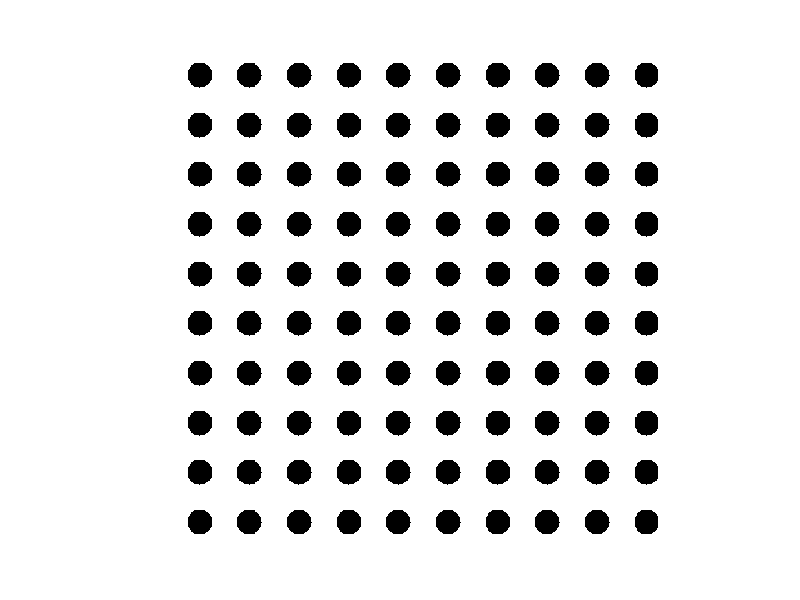

The MATLAB source for this figure: (Note: this script raises an error after producing the figure.)

npix = 512;
img_mat = ones(npix,npix);

% Holes are on a  500 nm pitch, and we scan 5 microns, so 10 holes.
% Thus, assuming the holes are half the pitch, each hole is 250 nm and the
% space between is 250 nm. Thus, 1/20th of the image width.
%
hole_width = npix/20
pitch = npix/10;

m_pitch = ceil(pitch);
n_hole = ceil(hole_width);

% First lets, create a prototype hole. Then we will insert it into the master
% image periodically.
sq = ones(n_hole,n_hole);
% circle radius
r = n_hole/2;
% center
xc = n_hole/2;
yc = n_hole/2;


for x_pt=1:n_hole
  for y_pt=1:n_hole
    
    rad_pt = sqrt( (x_pt - xc)^2 + (y_pt - yc)^2 );
    
    if rad_pt <= r
      sq(y_pt, x_pt) = 0; % make it black
    end
  end
end


figure(14);

imshow(sq, [0, 1])


x_start = 20;
y_start = 20;

figure(14); clf
imshow(img_mat, [0, 1])
x_lft = x_start;
while x_lft+n_hole < npix +n_hole
  y_tp = y_start;
  while y_tp+n_hole <= npix + n_hole
    img_mat(y_tp:y_tp+n_hole-1, x_lft:x_lft+n_hole-1) = sq;
    
    y_tp = y_tp + m_pitch;
%     imshow(img_mat, [0, 1])
%     drawnow();
%     pause
  end
  
  x_lft = x_lft + m_pitch;
  
end
img_mat = img_mat(1:npix, 1:npix);
figure(14); clf
imshow(img_mat, [0, 1])

%%
% Now, load some cs data. Use the pix_mask, and reconstruct.
init_paths();
img_size = '5microns';
hole_depth = (20);

% -------------------
fname = fullfile(PATHS.sysid, 'x-axis_sines_info_intsamps_zaxisFourierCoef_10-29-2018-01.mat');
models = load(fname);
G = -models.modelFit.G_zdir;
p = pole(G);
z = zero(G);
gg = zpk(z(end-1:end), p(1:2), 1, G.Ts);


chan_map = ChannelMap([1:5]);
cs_exp_data_name_s =...
  {'cs-traj-512pix-9perc-500nm-5mic-01Hz_250prescan_out_11-24-2018-01.csv',...
  'cs-traj-512pix-9perc-500nm-5mic-01Hz_250prescan_out_11-24-2018-02.csv',...
  'cs-traj-512pix-9perc-500nm-5mic-01Hz_250prescan_out_11-24-2018-03.csv'};

data_root = PATHS.cs_image_data(img_size, '11-24-2018');

cs_paths1 = get_cs_paths(data_root, cs_exp_data_name_s{1});
cs_exp1 = CsExp(cs_paths1, chan_map, AFM.Ts, hole_depth, gg);
cs_exp1.print_state_times();
fprintf('Total Imaging time: %.2f\n', cs_exp1.time_total)
cs_exp1.process_cs_data();
cs_exp1.solve_basis_pursuit();


cs_paths2 = get_cs_paths(data_root, cs_exp_data_name_s{2});
cs_exp2 = CsExp(cs_paths2, chan_map, AFM.Ts, hole_depth, gg);
cs_exp2.print_state_times();
fprintf('Total Imaging time: %.2f\n', cs_exp2.time_total)
cs_exp2.process_cs_data();
cs_exp2.solve_basis_pursuit();


cs_paths3 = get_cs_paths(data_root, cs_exp_data_name_s{3});
cs_exp3 = CsExp(cs_paths3, chan_map, AFM.Ts, hole_depth, gg);
cs_exp3.print_state_times();
fprintf('Total Imaging time: %.2f\n', cs_exp3.time_total)
cs_exp3.process_cs_data();
cs_exp3.solve_basis_pursuit();




%%
thresh = (20/7)*(1/1000)*20;
sub_samp_rast = img_mat.*cs_exp1.pix_mask*thresh;
[n m] = size(sub_samp_rast);
tic
I_vector = PixelMatrixToVector(sub_samp_rast);

pix_mask_vec = PixelMatrixToVector(cs_exp1.pix_mask);
I_vector = I_vector(find(pix_mask_vec>0.5));

A = @(x) IDCTfun(x,pix_mask_vec);
At = @(x) DCTfun(x,pix_mask_vec);

Ir_bp = idct(l1qc_logbarrier(At(I_vector), A, At, I_vector, 0.1));
Ir_bp = real(Ir_bp);
SIM_img_bp = PixelVectorToMatrix(Ir_bp,[n m]);
time_bp = toc;
fprintf('BP Time: %f\n', time_bp);
SIM_img_bp = SIM_img_bp - mean(SIM_img_bp(:));
%%
raster_root = PATHS.raster_image_data(img_size, '11-25-2018');
dat_name = 'raster_scan_512pix_5mic_01Hz_out_11-25-2018bungee_extfan-01.csv';
width = 5;
npix = 512;
raster_paths = get_raster_paths(raster_root, dat_name);

rast_exp = RasterExp(raster_paths, npix, width);
thresh = (20/7)*(1/1000)*20;

rast_exp.bin_raster_really_slow(@detrend);
%%
thresh = (20/7)*(1/1000)*20;

th_mx_sim = max(SIM_img_bp(:));
th_mn_sim = min(SIM_img_bp(:));
figure(2); clf
ax1 = subplot(3,1,1:2)
ax2 = subplot(3,1,3);
imshow_dataview(SIM_img_bp,...
  [th_mn_sim, th_mx_sim], ax1, ax2)
%%
tr_mx = max(cs_exp1.Img_bp(:));
tr_mn = min(cs_exp1.Img_bp(:))
figure(3); clf
ax3 = subplot(3,1,1:2)
ax4 = subplot(3,1,3);
imshow_dataview(cs_exp1.Img_bp, [tr_mn, tr_mx], ax3, ax4)

stit = sprintf('Experimental reconstruction. Total time = %.1f', cs_exp1.time_total)
title(ax3, stit)

%%
% disableDefaultInteractivity()
figure(11); clf
ypad = 0.01;
xpad1 = 0.05;
% Simulation axes
wd = 0.45;
wd_im = 0.4;

bt3 = bt2 + wd_im - 0.0;
bt2 = 0.14;
bt1 = 0.04;

lft_im_a = 0.085;
lft_im_b = 0.58;
lft1a = 0.065;
lft1b = lft1a + xpad1 + wd;

ht1 = 0.15;
ax0a = axes('Position', [lft_im_a, bt3, wd_im, 0.5154]);
ax0b = axes('Position', [lft_im_b, bt3, wd_im, 0.5154]);

ax1 = axes('Position', [lft_im_a, bt2, wd_im, 0.5154]);
ax2 = axes('Position', [lft1a bt1 wd, ht1]);

% Experimental exes
ax3 = axes('Position', [lft_im_b, bt2, wd_im ,0.5154]);
ax4 = axes('Position', [lft1b, bt1, wd, ht1]); 


% Simulation master
ImshowDataView.imshow(img_mat, [0,1], ax0a, ax2);
 
% SImulartion CS
ImshowDataView.imshow(SIM_img_bp,   [th_mn_sim, th_mx_sim], ax1, ax2)
title(ax1, 'Simulated reconstruction') 
% Experiment.
ImshowDataView.imshow(cs_exp2.Img_bp, [tr_mn*.8, tr_mx], ax3, ax4)
stit = sprintf('Experimental reconstruction. Total time = %.1f', cs_exp2.time_total);
title(ax3, stit)

xlabel(ax2, 'pixel')
title(ax0a, 'Pure simulation')
 ImshowDataView.setup(gcf)


ImshowDataView.imshow(rast_exp.pix_mat, [-thresh, thresh], ax0b, ax4);
title(ax0b, '1 Hz raster scan')


% F11 = mkfig(7, 4, 6, true); clf
% ax1 = axes('Position', [0.11438 0.4513 0.775 0.51537]);
% ax2 = axes('Position', [0.13 0.11 0.775 0.27194]);
% ax2.Color = fig_color;
%%
save_fig(fig, 'notes/figures/cs_compare_sim_sim', false)

